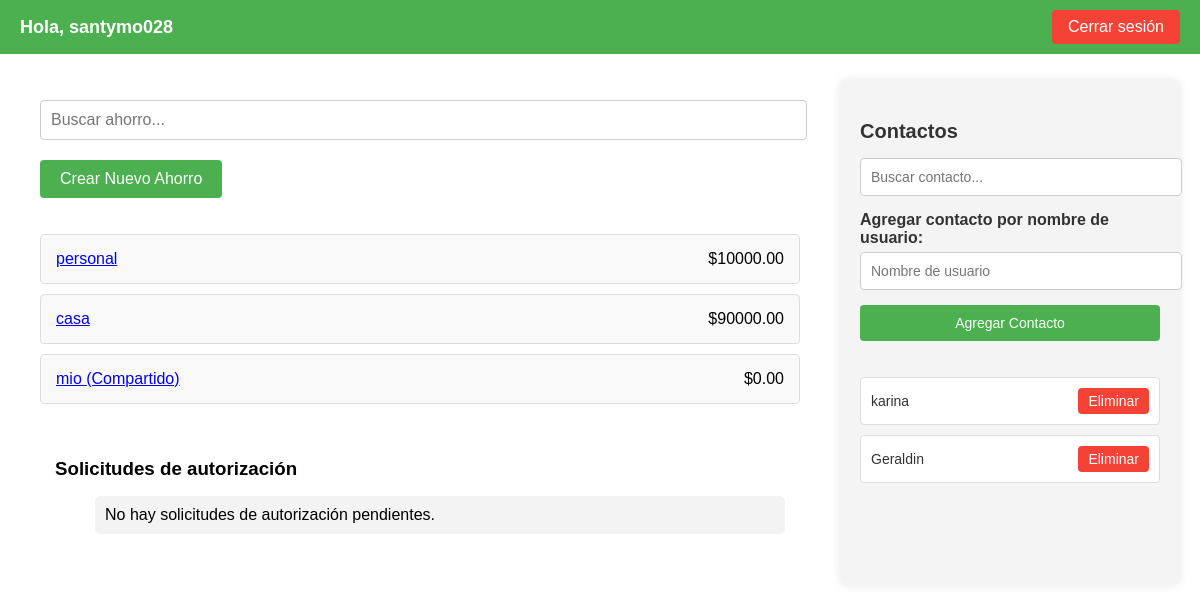
/ (signed in), run on the app's committed database.
### finanzas/models.py (models this page shows, shortened)
class Ahorro(models.Model):
    nombre = models.CharField(max_length=100)
    monto_actual = models.DecimalField(max_digits=10, decimal_places=2, default=0.00)
    creado_por = models.ForeignKey(User, on_delete=models.CASCADE, related_name='ahorros_creados', null=True, blank=True)
    es_grupal = models.BooleanField(default=False)
    miembros = models.ManyToManyField(User, related_name='ahorros', blank=True)

class Contacto(models.Model):
    usuario = models.ForeignKey(User, related_name='contactos_agregados', on_delete=models.CASCADE)
    contacto = models.ForeignKey(User, related_name='contactos_agregados_por', on_delete=models.CASCADE)
    fecha_agregado = models.DateTimeField(auto_now_add=True)

### finanzas/views.py (the view)
# urls.py: path('', views.lista_ahorros, name='home'),  # Página principal
@login_required
def lista_ahorros(request):
    ahorros_personales = Ahorro.objects.filter(creado_por=request.user)
    ahorros_compartidos = Ahorro.objects.filter(compartido_con__usuario=request.user)
    contactos = User.objects.exclude(id=request.user.id)
    contactos = Contacto.objects.filter(usuario=request.user)  # <--- Esto es clave
    return render(request, 'finanzas/lista_ahorros.html', {
        'ahorros_personales': ahorros_personales,
        'ahorros_compartidos': ahorros_compartidos,
        'contactos': contactos  # Sin coma al final
    })

### finanzas/templates/finanzas/lista_ahorros.html (shortened to what this page needs)
<!DOCTYPE html>
<html lang="es">
<head>
</head>
<body>
    <div class="navbar">
        <span>Hola, {{ request.user.username }}</span>
        <a href="{% url 'login' %}">Cerrar sesión</a>
    </div>
    <div class="container">
        <div class="search-bar">
            <input type="text" id="buscar-ahorro" placeholder="Buscar ahorro...">
        </div>
        <a href="{% url 'crear_ahorro' %}" class="btn-crear">Crear Nuevo Ahorro</a>
        <ul class="ahorro-list">
            {% for ahorro in ahorros_personales %}
                <li>
                    <a href="{% url 'detalle_ahorro' ahorro.id %}">{{ ahorro.nombre }}</a>
                    <span class="monto">${{ ahorro.monto_actual }}</span>
                </li>
            {% endfor %}
            {% for ahorro in ahorros_compartidos %}
                <li>
                    <a href="{% url 'detalle_ahorro' ahorro.id %}">{{ ahorro.nombre }} (Compartido)</a>
                    <span class="monto">${{ ahorro.monto_actual }}</span>
                </li>
            {% endfor %}
        </ul>
        <div class="solicitud-list">
            <h3>Solicitudes de autorización</h3>
            <ul>
                {% for solicitud in solicitudes_autorizacion %}
                    <li>
                        <span>{{ solicitud.usuario.username }} solicita retirar ${{ solicitud.monto }} de {{ solicitud.ahorro.nombre }}</span>
                        <div class="solicitud-buttons">
                            <form action="{% url 'autorizar_retiro' solicitud.id %}" method="post">
                                {% csrf_token %}
                                <button type="submit" class="btn-aceptar">Autorizar</button>
                            </form>
                            <form action="{% url 'rechazar_retiro' solicitud.id %}" method="post">
                                {% csrf_token %}
                                <button type="submit" class="btn-rechazar">Rechazar</button>
                            </form>
                        </div>
                    </li>
                {% empty %}
                    <li>No hay solicitudes de autorización pendientes.</li>
                {% endfor %}
            </ul>
        </div>
    </div>
    <div class="sidebar">
        <h3>Contactos</h3>
        <div class="search-contacts">
            <input type="text" id="buscar-contacto" placeholder="Buscar contacto...">
        </div>
        <form method="post" action="{% url 'agregar_contacto' %}">
            <div class="form-group">
                <label for="nombre_usuario">Agregar contacto por nombre de usuario:</label>
                <input type="text" id="nombre_usuario" name="nombre_usuario" placeholder="Nombre de usuario" required>
            </div>
            <button type="submit" class="btn-agregar-contacto">Agregar Contacto</button>
        </form>
        <ul class="contacts-list">
            {% for contacto in contactos %}
                <li>
                    <span>{{ contacto.contacto.username }}</span>
                    <button class="btn-eliminar" onclick="eliminarContacto('{{ contacto.contacto.username }}')">Eliminar</button>
                </li>
            {% empty %}
                <li>No tienes contactos.</li>
            {% endfor %}
        </ul>
    </div>
</body>
</html>

### finanzas/templates/finanzas/lista_ahorros.html (style rules this page uses)
body { font-family: Arial, sans-serif; margin: 0; padding: 0; background-image: url('background.jpg'); background-size: cover; background-position: center; background-repeat: no-repeat; background-attachment: fixed; display: flex; }
.navbar { background-color: #4CAF50; color: white; padding: 10px 20px; display: flex; justify-content: space-between; align-items: center; position: fixed; width: 100%; top: 0; z-index: 1000; box-sizing: border-box; }
.navbar span { font-size: 18px; font-weight: bold; }
.navbar a { color: white; text-decoration: none; padding: 8px 16px; border-radius: 4px; background-color: #f44336; white-space: nowrap; margin-left: 10px; }
.container { padding: 20px; background-color: rgba(255, 255, 255, 0.8); border-radius: 8px; margin: 80px 20px 20px 20px; flex: 1; }
.search-bar { margin-bottom: 20px; }
.search-bar input { width: 98%; padding: 10px; font-size: 16px; border: 1px solid #ccc; border-radius: 4px; }
.ahorro-list { list-style-type: none; padding: 0; }
.ahorro-list li { background-color: #f9f9f9; margin: 10px 0; padding: 15px; border: 1px solid #ddd; border-radius: 4px; display: flex; justify-content: space-between; align-items: center; }
.btn-crear { display: inline-block; padding: 10px 20px; background-color: #4CAF50; color: white; text-decoration: none; border-radius: 4px; margin-bottom: 20px; text-align: center; }
.solicitud-list { margin-top: 20px; background: #fff; padding: 15px; border-radius: 8px; }
.solicitud-list h3 { margin-bottom: 10px; }
.solicitud-list li { display: flex; justify-content: space-between; align-items: center; background: #f3f3f3; padding: 10px; border-radius: 5px; margin-bottom: 10px; }
.sidebar { width: 300px; background-color: #f4f4f4; padding: 20px; margin: 80px 20px 20px 0; border-radius: 8px; box-shadow: 0 0 10px rgba(0, 0, 0, 0.1); }
.sidebar h3 { margin-bottom: 15px; font-size: 20px; color: #333; }
.sidebar .search-contacts { margin-bottom: 15px; }
.sidebar .search-contacts input { width: 100%; padding: 10px; border: 1px solid #ccc; border-radius: 4px; font-size: 14px; }
.sidebar .form-group { margin-bottom: 15px; }
.sidebar .form-group label { display: block; margin-bottom: 5px; font-weight: bold; color: #333; }
.sidebar .form-group input { width: 100%; padding: 10px; border: 1px solid #ccc; border-radius: 4px; font-size: 14px; }
.sidebar .contacts-list { list-style-type: none; padding: 0; }
.sidebar .contacts-list li { display: flex; justify-content: space-between; align-items: center; padding: 10px; background: #fff; border: 1px solid #ddd; border-radius: 4px; margin-bottom: 10px; }
.sidebar .contacts-list li span { font-size: 14px; color: #333; }
.sidebar .contacts-list li .btn-eliminar { padding: 5px 10px; border: none; border-radius: 4px; background-color: #f44336; color: white; cursor: pointer; font-size: 14px; }
.btn-agregar-contacto { display: inline-block; padding: 10px 20px; background-color: #4CAF50; color: white; text-decoration: none; border-radius: 4px; margin-bottom: 20px; text-align: center; width: 100%; font-size: 14px; border: none; cursor: pointer; }

### data on the page
Ahorro: nombre "personal", monto_actual "10000.00"
Ahorro: nombre "casa", monto_actual "90000.00"
Ahorro: nombre "mio", monto_actual "0.00"
Contacto: contacto.username "karina"
Contacto: contacto.username "Geraldin"

### other printed values
{{ request.user.username }} "santymo028"
